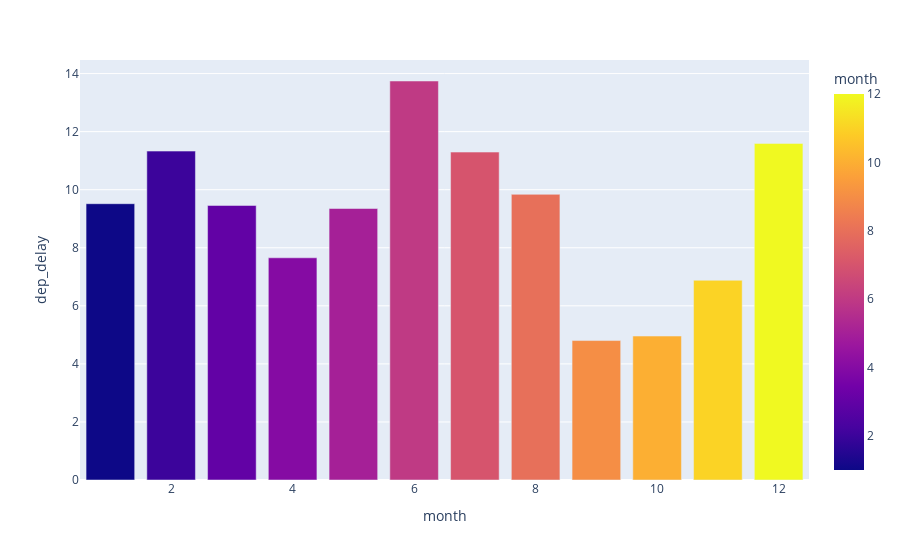

Notebook cell for this chart:
### Code cell
fig = px.bar(df, x="month", y="dep_delay", color="month")
fig.show()

### Figure 1 — Plotly figure (JSON) as saved in the notebook; plotly's stock layout.template omitted (floating-point values rounded to 4 significant figures)
{"data": [{"alignmentgroup": "True", "hovertemplate": "month=%{marker.color}<br>dep_delay=%{y}<extra></extra>", "legendgroup": "", "marker": {"color": [2, 7, 1, 11, 6, 8, 3, 12, 9, 10, 4, 5], "coloraxis": "coloraxis", "pattern": {"shape": ""}}, "name": "", "offsetgroup": "", "orientation": "v", "showlegend": false, "textposition": "auto", "type": "bar", "x": [2, 7, 1, 11, 6, 8, 3, 12, 9, 10, 4, 5], "xaxis": "x", "y": [11.33, 11.3, 9.517, 6.88, 13.74, 9.84, 9.457, 11.59, 4.804, 4.959, 7.654, 9.353], "yaxis": "y"}], "layout": {"barmode": "relative", "coloraxis": {"colorbar": {"title": {"text": "month"}}, "colorscale": [[0, "#0d0887"], [0.1111, "#46039f"], [0.2222, "#7201a8"], [0.3333, "#9c179e"], [0.4444, "#bd3786"], [0.5556, "#d8576b"], [0.6667, "#ed7953"], [0.7778, "#fb9f3a"], [0.8889, "#fdca26"], [1, "#f0f921"]]}, "legend": {"tracegroupgap": 0}, "margin": {"t": 60}, "xaxis": {"anchor": "y", "domain": [0, 1], "title": {"text": "month"}}, "yaxis": {"anchor": "x", "domain": [0, 1], "title": {"text": "dep_delay"}}}}
